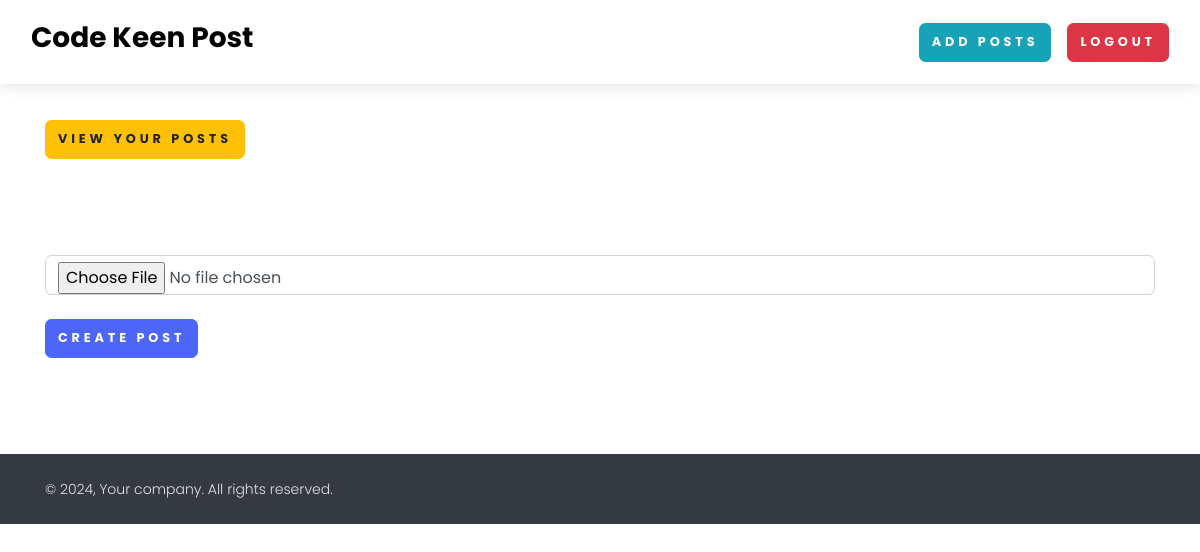
Page /post-update/newgen-software-lkftv/ (signed in) on the earlier database version.
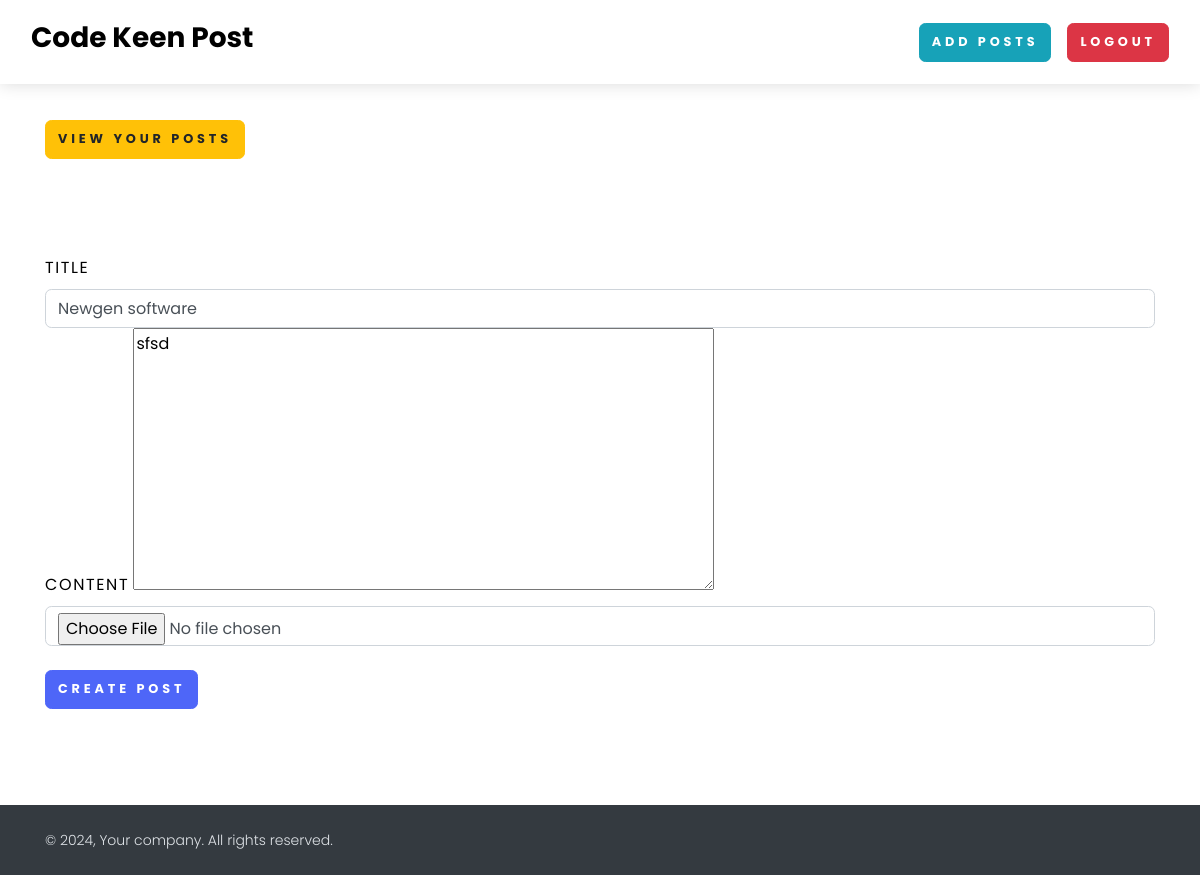
Same page on the later database version.
### myApp/models.py (models this page shows, shortened)
class Post(models.Model):
    title = models.CharField(max_length=100)
    slug = models.SlugField(max_length=1000, null=True, blank=True)
    content = FroalaField()
    author = models.ForeignKey(User, on_delete=models.CASCADE)
    image = models.ImageField(upload_to='post',default='1_tCLgoTtePAdJhGRImx-B-g.jpg')
    published_date = models.DateTimeField(auto_now_add=True)

### myApp/views.py (the view, shortened to what this page needs)
# urls.py: path('post-update/<slug>/', views.post_update, name="post_update"),
def post_update(request, slug):
    context = {}
    try:
        post_obj = Post.objects.get(slug=slug)
        if post_obj.author != request.user:
            return redirect('/')
        initial_dict = {'content': post_obj.content}
        form = postForm(initial=initial_dict)
        context['post_obj'] = post_obj
        context['form'] = form
    except Exception as e:
        print(e)
    return render(request, 'update_post.html', context)

### myApp/form.py
class postForm(forms.ModelForm):
    class Meta:
        model = Post
        fields = ['title', 'content']

### myApp/templates/update_post.html (shortened to what this page needs)
{% extends "base.html" %}
{% block start %}
{% load static %}
<div class="container mt-5">
    <a href="{% url 'see_post' %}" class="btn btn-warning">View Your Posts</a>
    <form method="post" class="mt-5 pt-5 mb-5 pb-5" enctype="multipart/form-data">
        <div class="row">
            <div class="col-md-12">
                {% for field in form %}
                    {% if field.name == 'title' %}
                        <label for="{{ field.id_for_label }}" class="form-label" style="font-size :16px; color: black">{{ field.label }}</label>
                        <input type="text" value="{{ post_obj.title }}" class="form-control" placeholder="Enter title" name="title">
                    {% else %}
                        <label for="{{ field.id_for_label }}" class="form-label" style="font-size :16px; color: black">{{ field.label }}</label>
                        {{ field }}
                    {% endif %}
                {% endfor %}
            </div>
            <div class="col-md-12">
                <input type="file" name="image" class="form-control" >
                </div>
        </div>
        <button type="submit" class="btn btn-primary mt-4">Create Post</button>
    </form>
</div>
{% endblock %}

Differences in the rows shown:
added Post: title "Newgen software", form "sfsd"
Other differences:
new list line: "TITLE"
new list line: "CONTENT"
